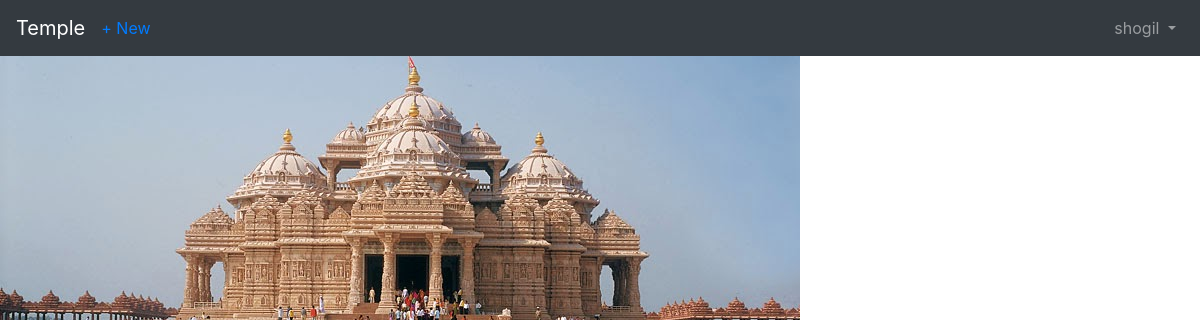
/articles/ (signed in), run on an earlier commit of the app's database.
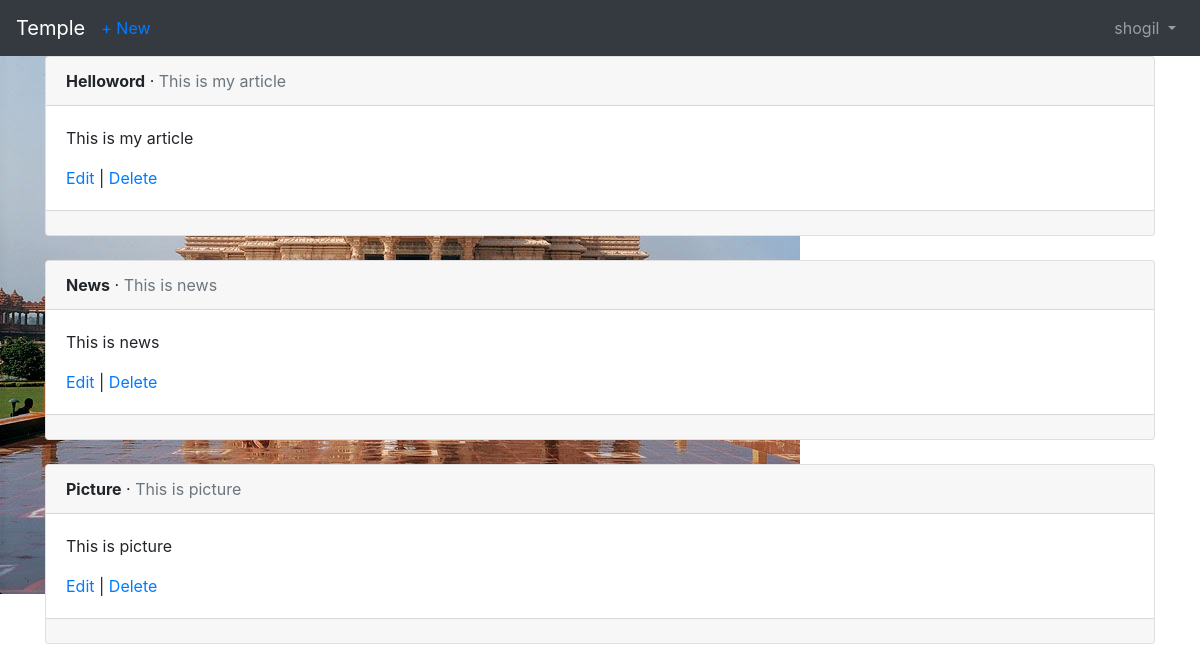
And on a later commit of the database.
### users/models.py (models this page shows)
class CustomUser1(AbstractUser):
    age = models.PositiveIntegerField(default=0)

### articles/models.py (models this page shows, shortened)
class Article(models.Model):
    title = models.CharField(max_length=255)
    body = models.CharField(max_length=255)
    date = models.DateTimeField(auto_now_add=True)
    author = models.ForeignKey(
        settings.AUTH_USER_MODEL,
        on_delete=models.CASCADE,
    )

### articles/views.py (the view)
# urls.py: path('', views.ArticleListView.as_view(), name='article_list'),
class ArticleListView(LoginRequiredMixin,ListView):
    model = models.Article
    template_name = 'article_list.html'
    login_url = 'login'

### templates/article_list.html (shortened to what this page needs)
{% extends 'base.html' %}
{% block content %}
{% for article in object_list %}
    <div class="card">
        <div class="card-header">
            <span class="font-weight-bold">{{ article.title }}</span> &middot;
            <span class="text-muted"> {{ article.body }}</span>
        </div>
        <div class="card-body">
            <p>{{ article.body }}</p>
            {% if user.is_superuser %}
            <a href="{% url 'article_edit' article.pk %}">Edit</a> |
            <a href="{% url 'article_delete' article.pk %}">Delete</a>
            {% endif %}
        </div>
        <div class="card-footer">
        </div>
    </div>
    <br />
{% endfor %}
{% endblock content %}

### templates/base.html (shortened to what this page needs)
<!doctype html>
<html lang="en">
<head>
    <link rel="stylesheet" href="https://stackpath.bootstrapcdn.com/bootstrap/4.1.3/css/bootstrap.min.css">
</head>
<body>
        <td class="tdStyle">
    <nav class="navbar navbar-expand-md navbar-dark bg-dark mb-�">
        <a class="navbar-brand" href="{% url 'home' %}">Temple</a>
        {% if user.is_authenticated %}
        <ul class="navbar-nav mr-auto">
            <li class="nav-item"><a href="{% url 'article_new' %}">+ New</a></li>
        </ul>
        {% endif %}
        <div class="collapse navbar-collapse" id="navbarCollapse">
        {% if user.is_authenticated %}
        <ul class="navbar-nav ml-auto">
        <li class="nav-item">
        <a class="nav-link dropdown-toggle" href="#" id="userMenu" data-toggle="dropdown" aria-haspopup="true" aria-expanded="false">
        {{ user.username }}
        </a>
        </li>
        </ul>
        {% else %}
        <form class="form-inline ml-auto">
        <a href="{% url 'login' %}" class="btn btn-outline-secondary">Log in</a>
        <a href="{% url 'signup' %}" class="btn btn-primary ml-�">Sign up</a>
        </form>
        {% endif %}
        </div>
    </nav>
        <div class="container">
        {% block content %}
        {% endblock %}
        </div>
</body>
</html>

### templates/base.html (style rules this page uses)
body { background: white url("images/1.jpg") no-repeat; }

What changed in the data, as far as the page shows it:
added Article: title "Helloword", body "This is my article"
added Article: title "News", body "This is news"
added Article: title "Picture", body "This is picture"
